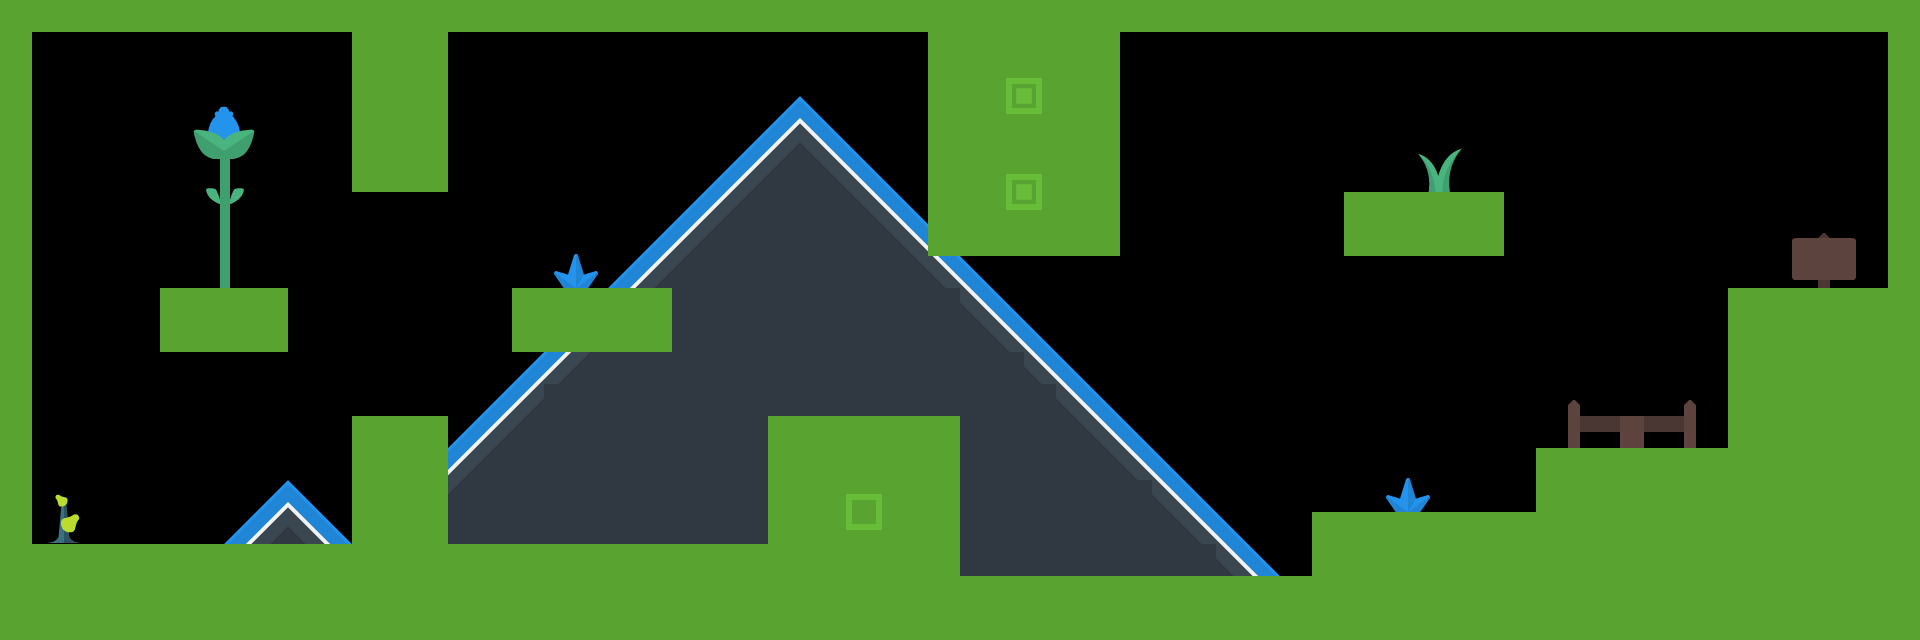

A level layout from a 2D game, rendered from its tile map. Below: a short description, then the map file with its tile-grid data intact:
An orthogonal 60x20 tile map with 32x32 px tiles, 2 tile layers (Terrain, Decoration), 2 tilesets and 7 objects.

<map version="1.2" tiledversion="1.2.3" orientation="orthogonal" renderorder="right-down" width="60" height="20" tilewidth="32" tileheight="32" infinite="0" nextlayerid="4" nextobjectid="26">
 <tileset firstgid="1" name="tilesheet_complete" tilewidth="32" tileheight="32" tilecount="1056" columns="44">
  <image source="tilesheet_complete.png" trans="000000" width="1408" height="768" />
 </tileset>
 <tileset firstgid="1057" name="items" tilewidth="29" tileheight="30" tilecount="1" columns="0">
  <tile id="0">
   <image width="29" height="30" source="keyRed.png" />
  </tile>
 </tileset>
 <layer id="1" name="Terrain" width="60" height="20">
  <data encoding="csv">
794,794,794,794,794,794,794,794,794,794,794,794,794,794,794,794,794,794,794,794,794,794,794,794,794,794,794,794,794,794,794,794,794,794,794,794,794,794,794,794,794,794,794,794,794,794,794,794,794,794,794,794,794,794,794,794,794,794,794,794,
794,0,0,0,0,0,0,0,0,0,0,794,794,794,0,0,0,0,0,0,0,0,0,0,0,0,0,0,0,794,794,794,794,794,794,0,0,0,0,0,0,0,0,0,0,0,0,0,0,0,0,0,0,0,0,0,0,0,0,794,
794,0,0,0,0,0,0,0,0,0,0,794,794,794,0,0,0,0,0,0,0,0,0,0,0,0,0,0,0,794,794,969,970,794,794,0,0,0,0,0,0,0,0,0,0,0,0,0,0,0,0,0,0,0,0,0,0,0,0,794,
794,0,0,0,0,0,0,0,0,0,0,794,794,794,0,0,0,0,0,0,0,0,0,0,0,0,0,0,0,794,794,1013,1014,794,794,0,0,0,0,0,0,0,0,0,0,0,0,0,0,0,0,0,0,0,0,0,0,0,0,794,
794,0,0,0,0,0,0,0,0,0,0,794,794,794,0,0,0,0,0,0,0,0,0,0,0,0,0,0,0,794,794,794,794,794,794,0,0,0,0,0,0,0,0,0,0,0,0,0,0,0,0,0,0,0,0,0,0,0,0,794,
794,0,0,0,0,0,0,0,0,0,0,794,794,794,0,0,0,0,0,0,0,0,0,0,0,0,0,0,0,794,794,969,970,794,794,0,0,0,0,0,0,0,0,0,0,0,0,0,0,0,0,0,0,0,0,0,0,0,0,794,
794,0,0,0,0,0,0,0,0,0,0,0,0,0,0,0,0,0,0,0,0,0,0,0,0,0,0,0,0,794,794,1013,1014,794,794,0,0,0,0,0,0,0,794,794,794,794,794,0,0,0,0,0,0,0,0,0,0,0,0,794,
794,0,0,0,0,0,0,0,0,0,0,0,0,0,0,0,0,0,0,0,0,0,0,0,0,0,0,0,0,794,794,794,794,794,794,0,0,0,0,0,0,0,837,794,794,794,794,0,0,0,0,0,0,0,0,0,0,0,0,794,
794,0,0,0,0,0,0,0,0,0,0,0,0,0,0,0,0,0,0,0,0,0,0,0,0,0,0,0,0,0,0,0,0,0,0,0,0,0,0,0,0,0,0,0,0,0,0,0,0,0,0,0,0,0,0,0,0,0,0,794,
794,0,0,0,0,794,794,794,794,0,0,0,0,0,0,0,794,794,794,794,794,0,0,0,0,0,0,0,0,0,0,0,0,0,0,0,0,0,0,0,0,0,0,0,0,0,0,0,0,0,0,0,0,0,837,794,794,794,794,794,
794,0,0,0,0,794,794,794,794,0,0,0,0,0,0,0,794,794,794,794,794,0,0,0,0,0,0,0,0,0,0,0,0,0,0,0,0,0,0,0,0,0,0,0,0,0,0,0,0,0,0,0,0,0,794,837,794,794,794,794,
794,0,0,0,0,0,0,0,0,0,0,0,0,0,0,0,0,0,0,0,0,0,0,0,0,0,0,0,0,0,0,0,0,0,0,0,0,0,0,0,0,0,0,0,0,0,0,0,0,0,0,0,0,0,794,794,794,794,794,794,
794,0,0,0,0,0,0,0,0,0,0,0,0,0,0,0,0,0,0,0,0,0,0,0,0,0,0,0,0,0,0,0,0,0,0,0,0,0,0,0,0,0,0,0,0,0,0,0,0,0,0,0,0,0,794,794,794,794,794,794,
794,0,0,0,0,0,0,0,0,0,0,794,794,794,0,0,0,0,0,0,0,0,0,0,794,794,794,794,794,794,0,0,0,0,0,0,0,0,0,0,0,0,0,0,0,0,0,0,0,0,0,0,0,0,794,794,794,794,794,794,
794,0,0,0,0,0,0,0,0,0,0,794,837,794,0,0,0,0,0,0,0,0,0,0,794,837,837,794,794,794,0,0,0,0,0,0,0,0,0,0,0,0,0,0,0,0,0,0,794,794,794,794,794,794,794,794,794,794,794,794,
794,0,0,0,0,0,0,0,0,0,0,794,837,794,0,0,0,0,0,0,0,0,0,0,794,794,881,882,794,794,0,0,0,0,0,0,0,0,0,0,0,0,0,0,0,0,0,0,794,794,794,837,794,794,794,794,794,794,794,794,
794,0,0,0,0,0,0,0,0,0,0,794,794,794,0,0,0,0,0,0,0,0,0,0,794,794,925,926,794,794,0,0,0,0,0,0,0,0,0,0,0,794,794,794,794,794,794,794,794,794,794,794,794,837,837,794,794,794,794,794,
794,794,794,794,794,794,794,794,794,794,794,794,794,794,794,794,794,794,794,794,794,794,794,794,794,794,794,794,794,794,0,0,0,0,0,0,0,0,0,0,0,794,794,794,794,794,794,794,794,794,794,794,794,794,794,794,794,794,794,794,
794,794,794,794,794,794,794,794,794,794,794,794,794,794,794,794,794,794,794,794,794,794,794,794,794,794,794,794,794,794,794,794,794,794,794,794,794,794,794,794,794,794,794,794,794,794,794,794,794,794,794,794,794,794,794,794,794,794,794,794,
837,794,794,794,794,794,794,794,794,794,794,794,794,794,794,794,794,794,794,794,794,794,794,794,794,794,794,794,794,794,794,794,794,794,794,794,794,794,794,794,794,794,794,794,794,794,794,794,794,837,794,794,794,794,794,794,794,794,794,794
</data>
 </layer>
 <layer id="2" name="Decoration" width="60" height="20">
  <data encoding="csv">
0,0,0,0,0,0,0,0,0,0,0,0,0,0,0,0,0,0,0,0,0,0,0,0,0,0,0,0,0,0,0,0,0,0,0,0,0,0,0,0,0,0,0,0,0,0,0,0,0,0,0,0,0,0,0,0,0,0,0,0,
0,0,0,0,0,0,0,0,0,0,0,0,0,0,0,0,0,0,0,0,0,0,0,0,0,0,0,0,0,0,0,0,0,0,0,0,0,0,0,0,0,0,0,0,0,0,0,0,0,0,0,0,0,0,0,0,0,0,0,0,
0,0,0,0,0,0,0,0,0,0,0,0,0,0,0,0,0,0,0,0,0,0,0,0,0,0,0,0,0,0,0,0,0,0,0,0,0,0,0,0,0,0,0,0,0,0,0,0,0,0,0,0,0,0,0,0,0,0,0,0,
0,0,0,0,0,0,129,130,0,0,0,0,0,0,0,0,0,0,0,0,0,0,0,623,624,625,626,0,0,0,0,0,0,0,0,0,0,0,0,0,0,0,0,0,0,0,0,0,0,0,0,0,0,0,0,0,0,0,0,0,
0,0,0,0,0,0,173,174,0,0,0,0,0,0,0,0,0,0,0,0,0,0,0,667,668,669,670,0,0,0,0,0,0,0,0,0,0,0,0,0,0,0,0,0,195,196,0,0,0,0,0,0,0,0,0,0,0,0,0,0,
0,0,0,0,0,0,217,218,0,0,0,0,0,0,0,0,0,0,0,0,0,0,667,668,712,713,669,670,0,0,0,0,0,0,0,0,0,0,0,0,0,0,0,0,239,240,0,0,0,0,0,0,0,0,0,0,0,0,0,0,
0,0,0,0,0,0,261,262,0,0,0,0,0,0,0,0,0,0,0,0,0,667,668,712,756,756,713,669,670,0,0,0,0,0,0,0,0,0,0,0,0,0,0,0,0,0,0,0,0,0,0,0,0,0,0,0,0,0,0,0,
0,0,0,0,0,0,305,306,0,0,0,0,0,0,0,0,0,373,374,0,667,668,712,756,756,756,756,713,669,0,0,0,0,0,0,0,0,0,0,0,0,0,0,0,0,0,0,0,0,0,0,0,0,0,0,0,923,924,0,0,
0,0,0,0,0,0,349,350,0,0,0,0,0,0,0,0,0,417,418,667,668,712,756,756,756,756,756,756,713,669,670,0,0,0,0,0,0,0,0,0,0,0,0,0,0,0,0,0,0,0,0,0,0,0,0,0,967,968,0,0,
0,0,0,0,0,0,0,0,0,0,0,0,0,0,0,0,0,0,0,0,0,756,756,756,756,756,756,756,756,756,669,670,0,0,0,0,0,0,0,0,0,0,0,0,0,0,0,0,0,0,0,0,0,0,0,0,0,0,0,0,
0,0,0,0,0,0,0,0,0,0,0,0,0,0,0,0,0,0,0,0,0,756,756,756,756,756,756,756,756,756,713,669,670,0,0,0,0,0,0,0,0,0,0,0,0,0,0,0,0,0,0,0,0,0,0,0,0,0,0,0,
0,0,0,0,0,0,0,0,0,0,0,0,0,0,0,0,667,668,712,756,756,756,756,756,756,756,756,756,756,756,756,756,669,670,0,0,0,0,0,0,0,0,0,0,0,0,0,0,0,0,0,0,0,0,0,0,0,0,0,0,
0,0,0,0,0,0,0,0,0,0,0,0,0,0,0,667,668,756,756,756,756,756,756,756,756,756,756,756,756,756,756,756,756,669,670,0,0,0,0,0,0,0,0,0,0,0,0,0,0,35,0,0,36,0,0,0,0,0,0,0,
0,0,0,0,0,0,0,0,0,0,0,0,0,0,667,668,712,756,756,756,756,756,756,756,0,0,0,0,0,0,756,756,756,713,669,670,0,0,0,0,0,0,0,0,0,0,0,0,0,79,80,79,80,0,0,0,0,0,0,0,
0,0,0,0,0,0,0,0,0,0,0,0,0,0,668,712,756,756,756,756,756,756,756,756,0,0,0,0,0,0,756,756,756,756,713,669,670,0,0,0,0,0,0,373,374,0,0,0,0,0,0,0,0,0,0,0,0,0,0,0,
0,635,636,0,0,0,0,623,624,625,626,0,0,0,712,756,756,756,756,756,756,756,756,756,0,0,0,0,0,0,756,756,756,756,756,756,669,670,0,0,0,0,0,417,418,0,0,0,0,0,0,0,0,0,0,0,0,0,0,0,
0,679,680,0,0,0,0,667,668,669,670,0,0,0,756,756,756,756,756,756,756,756,756,756,0,0,0,0,0,0,756,756,756,756,756,756,713,669,670,0,0,0,0,0,0,0,0,0,0,0,0,0,0,0,0,0,0,0,0,0,
0,0,0,0,0,0,0,0,0,0,0,0,0,0,0,0,0,0,0,0,0,0,0,0,0,0,0,0,0,0,756,756,756,756,756,756,756,756,669,670,0,0,0,0,0,0,0,0,0,0,0,0,0,0,0,0,0,0,0,0,
0,0,0,0,0,0,0,0,0,0,0,0,0,0,0,0,0,0,0,0,0,0,0,0,0,0,0,0,0,0,0,0,0,0,0,0,0,0,0,0,0,0,0,0,0,0,0,0,0,0,0,0,0,0,0,0,0,0,0,0,
0,0,0,0,0,0,0,0,0,0,0,0,0,0,0,0,0,0,0,0,0,0,0,0,0,0,0,0,0,0,0,0,0,0,0,0,0,0,0,0,0,0,0,0,0,0,0,0,0,0,0,0,0,0,0,0,0,0,0,0
</data>
 </layer>
 <objectgroup id="3" name="Keys">
  <object id="17" gid="1057" x="1264.67" y="369.667" width="29" height="30" />
  <object id="18" gid="1057" x="1774" y="236.333" width="29" height="30" />
  <object id="19" gid="1057" x="458" y="112.333" width="29" height="30" />
  <object id="20" gid="1057" x="479.333" y="143" width="29" height="30" />
  <object id="21" gid="1057" x="494" y="109.667" width="29" height="30" />
  <object id="22" gid="1057" x="66" y="213.667" width="29" height="30" />
  <object id="25" gid="1057" x="1555.33" y="51" width="29" height="30" />
 </objectgroup>
</map>
